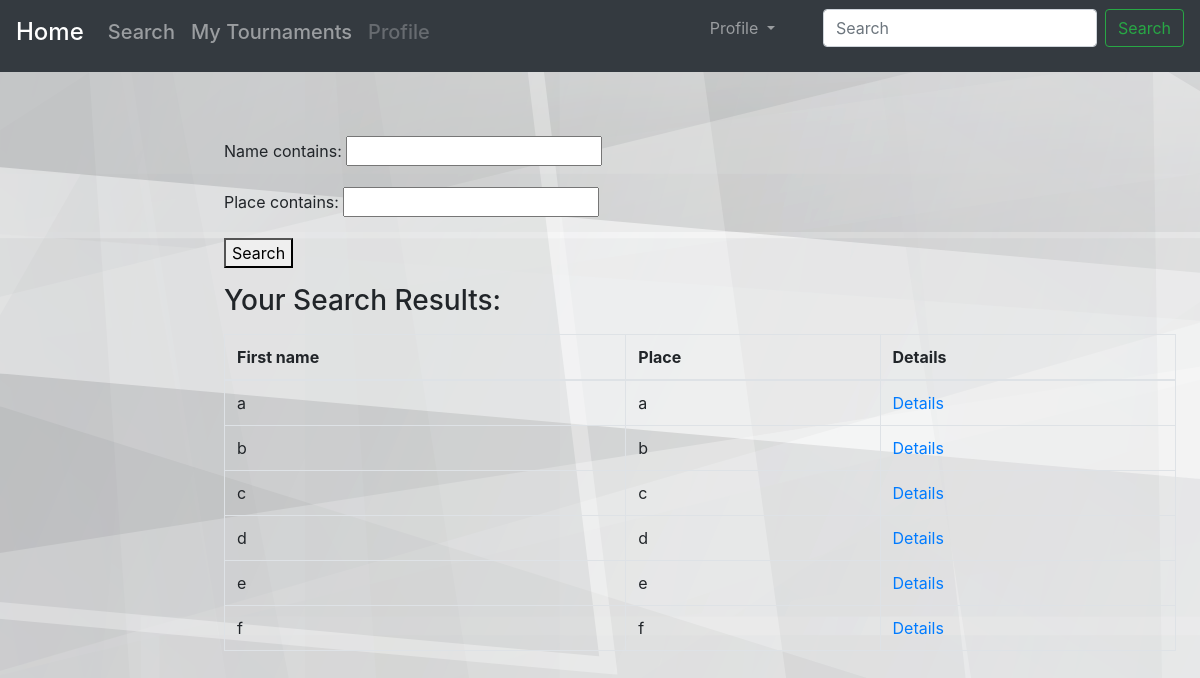
Page /search/tournaments/ (signed in) on the earlier database version.
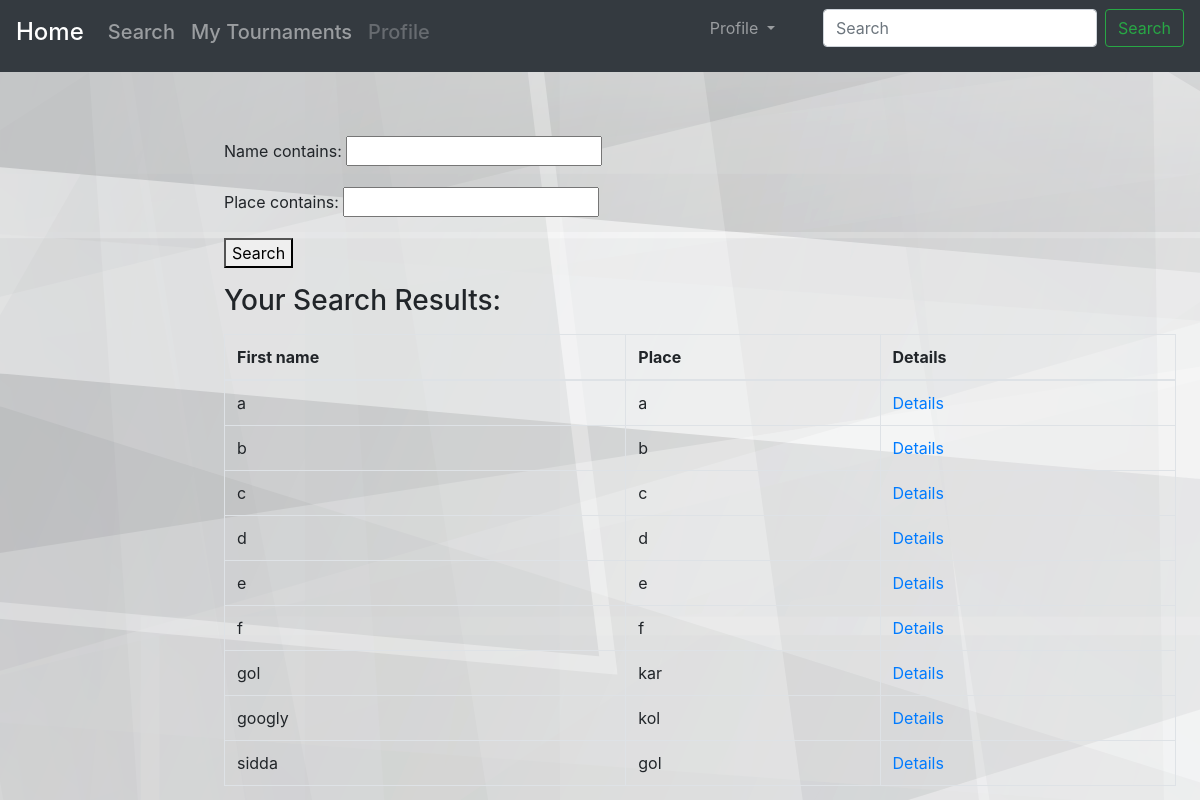
Same page on the later database version.
### tournament/models.py (models this page shows, shortened)
class Tournament(models.Model):
    name = models.CharField(max_length=20, unique=True)
    image = models.ImageField(blank=True, upload_to='tournaments', default='tournaments/no.png')
    place = models.TextField()
    start_date = models.DateField()
    end_date = models.DateField(default=None)
    organizer = models.ForeignKey(Organizer, on_delete=models.CASCADE, null=True, blank=True)
    tournament_status = models.IntegerField(default=0)
    tournament_schedule = models.IntegerField(default=0)

### search/views.py (the view)
# urls.py: path('tournaments/', views.search_tournaments, name='search_tournaments'),
def search_tournaments(request):
    tournaments = Tournament.objects.all()
    tournaments_filter = TournamentFilter(request.GET, queryset=tournaments)
    try:
        player = Player.objects.get(pk=request.user.id)
        context = {'P': player, 'filter': tournaments_filter}
    except Exception:
        try:
            o = Organizer.objects.get(pk=request.user.id)
            context = {'O': o, 'filter': tournaments_filter}
        except Exception:
            context = {'P': None, 'filter': tournaments_filter}
    return render(request, 'search/search_tournaments.html', context)

### search/templates/search/search_tournaments.html (shortened to what this page needs)
{% extends 'search/base.html' %}
{% block body %}
    {% load staticfiles %}
    <link  rel="stylesheet" type="text/css" href="{% static 'organizer/base.css' %}">
     <main role="main" class="col-md-9 ml-sm-auto col-lg-10 pt-3 px-4">
      <form method="get">
       {{ filter.form.as_p }}
        <button type="submit">Search</button>
      </form>
    <p><h3>Your Search Results:</h3></p>
      <table class="table table-bordered">
        <thead>
          <tr>
            <th>First name</th>
            <th>Place</th>
              <th>Details</th>
          </tr>
        </thead>
        <tbody>
          {% for tournament in filter.qs %}
            <tr>
              <td>{{ tournament.name }}</td>
              <td>{{ tournament.place }}</td>
              <td><a href="{% url 'search:tournaments_details' tournament.id %}">Details</a></td>
            </tr>
          {% empty %}
            <tr>
              <td colspan="5">No data</td>
            </tr>
          {% endfor %}
        </tbody>
      </table>
      </main>
{% endblock %}

Differences in the rows shown:
added Tournament: name "gol", place "kar"
added Tournament: name "googly", place "kol"
added Tournament: name "sidda", place "gol"
